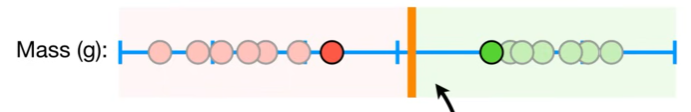
#> input picture Machine Learning/Support Vector Machine/Linear SVM/images/hyperplane_line.png, 691 x 112 px, found by its file name
$ jupyter execute --allow-errors classification.ipynb
#> lines starting #> are read from the running program, lines starting #| are printed output that depends on the picture
1. [Linear SVM](#linear-svm)

#### Linear SVM:
- used when data points (dataset) are linearly separable

```Identifying the support vectors```:
- the datapoints that are closer and belong to opposite classes are called ```support vectors```

[cell 1]
from PIL import Image
from IPython.display import display

#> (the rest of this cell did not finish here and is left out)

```Drawing the marginal line/hyperplane```:
- we draw a line joining the the identified support vectors
    - ```support vectors```: 2 data points that belong to opposite class and closer to one another
- now, we take the average of distance between the 2 points
- draw a perpendicular line to the initial line that joined the 2 support vectors and goes through mean
- the perpendicular line is called the ```marginal line/hyperplane``` based on the number of dimensions i.e. the features considered
- the line/hyperplane helps to splits the classes in binary/multi-class classification

[cell 2]
from PIL import Image
from IPython.display import display

img = Image.open('images/hyperplane_line.png')
#> img is the input picture: PIL image 691x112 RGBA; mean R, G, B, A 239.5, 240.7, 234.4, 255
new_image = img.resize((460, 80))
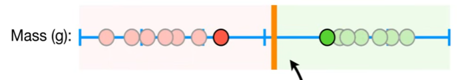
#> new_image: PIL image 460x80 RGBA; mean R, G, B, A 239.5, 240.7, 234.4, 255
display(new_image)

- the equation for the hyperplane (3D) is shown below,

[cell 3]
from PIL import Image
from IPython.display import display

img = Image.open('images/hyperplane_eq.png')
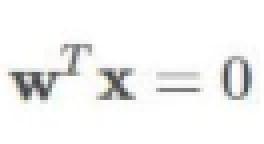
#> input picture Machine Learning/Support Vector Machine/Linear SVM/images/hyperplane_eq.png, 66 x 36 px, found by its file name (shown 4 times larger)
#> img is the input picture: PIL image 66x36 RGBA; mean R, G, B, A 242.9, 243.1, 242.5, 255
new_image = img.resize((120, 70))
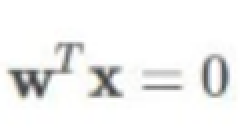
#> new_image: PIL image 120x70 RGBA (shown 2 times larger); mean R, G, B, A 242.8, 243.1, 242.5, 255
display(new_image)

- there are two lines in parallel to the hyperplane on either side which goes through the support vectors called ```+ve hyperplane``` and ```-ve hyperplane```
- ```constraints```:
    - data point below the +ve hyperplane is termed to be +ve
        - ```w.x + b = +1```
    - data point below the -ve hyperplane is termed to be -ve
        - ```w.x + b = -1```

[cell 4]
from PIL import Image
from IPython.display import display

img = Image.open('images/hyperplane_eq3.png')
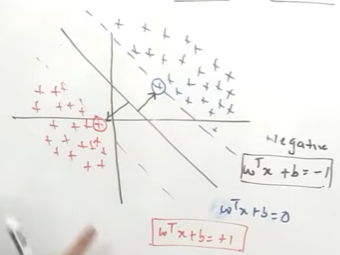
#> input picture Machine Learning/Support Vector Machine/Linear SVM/Classification/images/hyperplane_eq3.png, 340 x 255 px
#> img is the input picture: PIL image 340x255 RGBA; mean R, G, B, A 239.8, 239.2, 236.3, 255
new_image = img.resize((400, 300))
#> new_image: PIL image 400x300 RGBA
display(new_image)

img = Image.open('images/margin5.png')
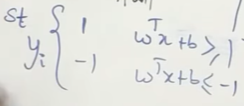
#> input picture Machine Learning/Support Vector Machine/Linear SVM/images/margin5.png, 244 x 106 px, found by its file name
#> img is the input picture: PIL image 244x106 RGBA; mean R, G, B, A 229, 229.7, 225.5, 255
new_image = img.resize((360, 140))
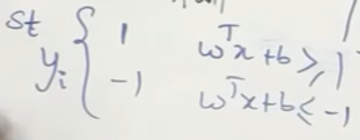
#> new_image: PIL image 360x140 RGBA; mean R, G, B, A 229, 229.7, 225.5, 255
display(new_image)
